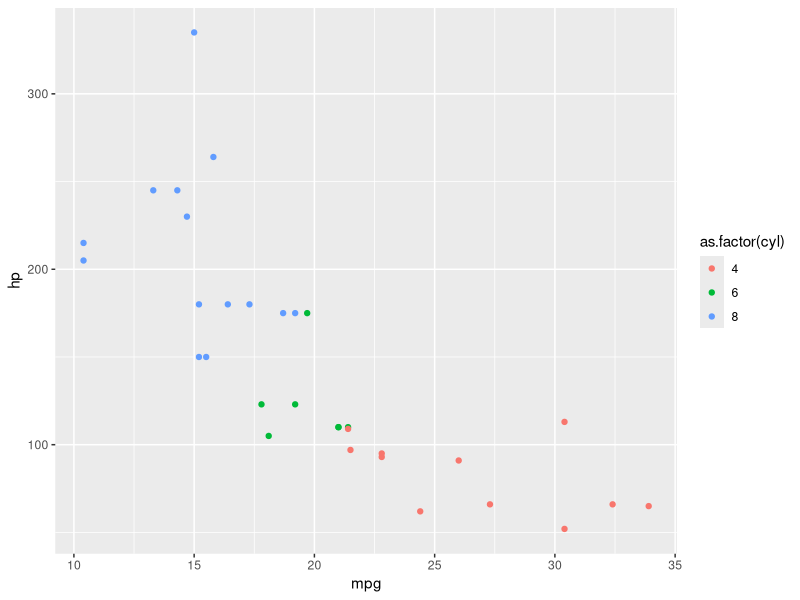
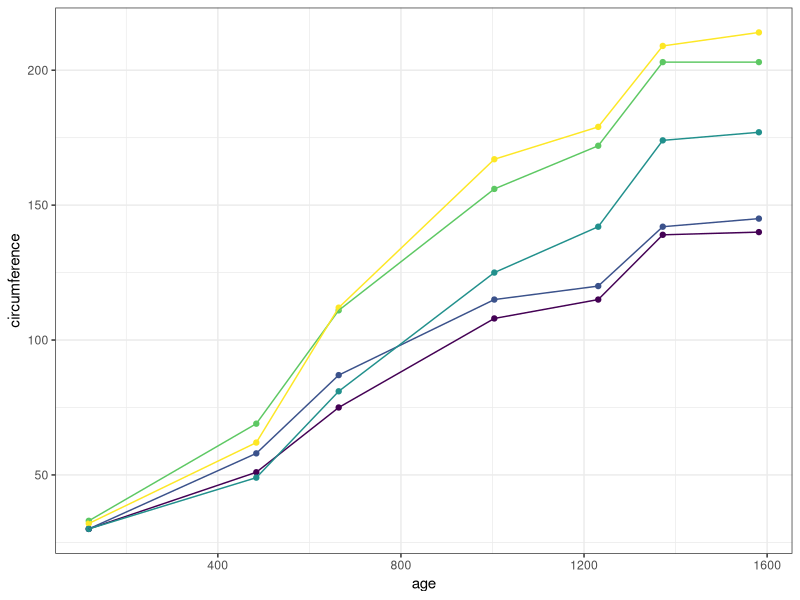

Write R code to recreate these figures, in order.
## ---- chunk 1
library(tidyverse)

summary(mtcars)

mtcars %>% 
  ggplot(aes(mpg, hp, color = as.factor(cyl))) +
  geom_point()

## ---- chunk 2
library(ggplot2)
oplot <- ggplot(Orange, aes(x = age, 
                   y = circumference, 
                   colour = Tree)) +
  geom_point() +
  geom_line() +
  guides(colour = FALSE) +
  theme_bw()
oplot
